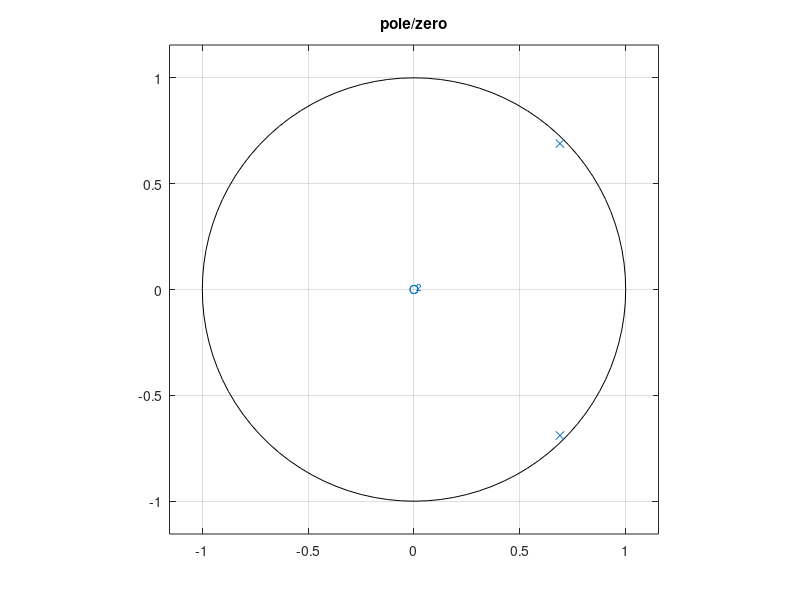
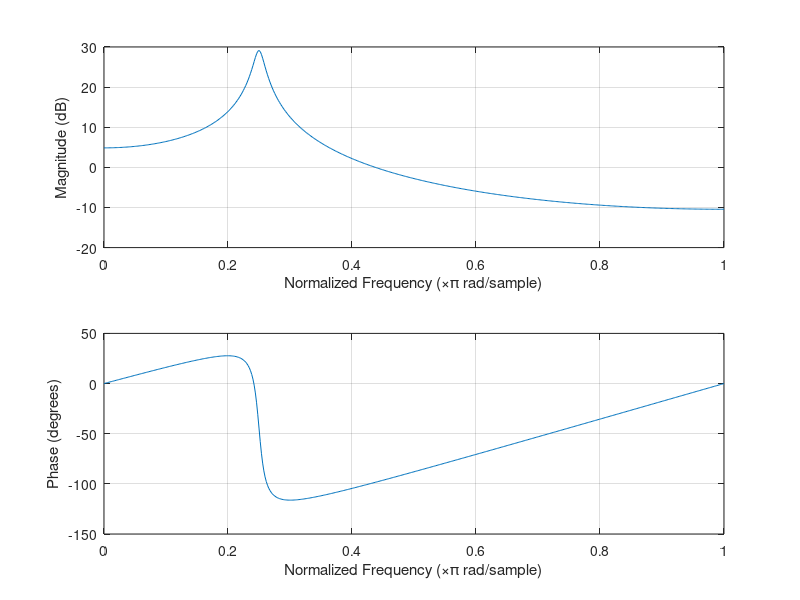
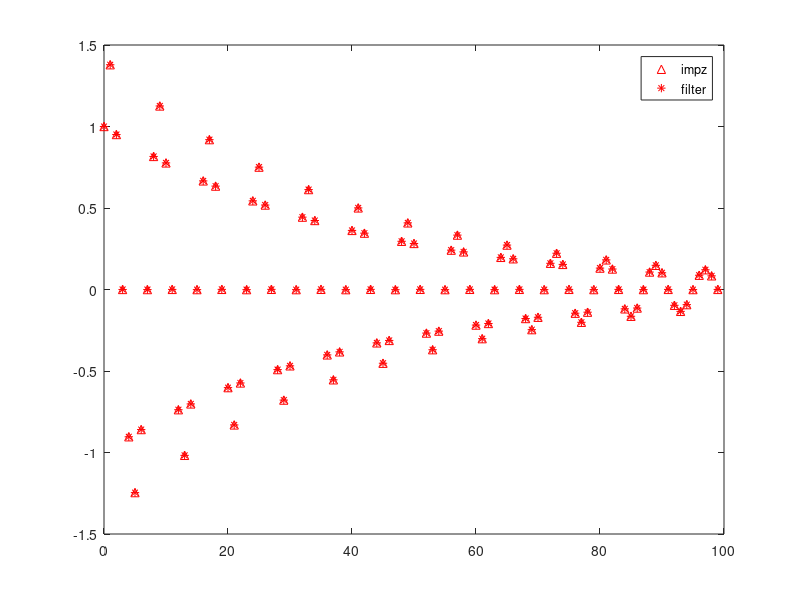

MATLAB code for these plots, in order:
clear;clc;close all;
a1=1.3789;a2=-0.9506;
b=1;
n=0:99;
a=[1 -a1 -a2];
zplane(b,a);
title('pole/zero')
figure
freqz(b,a);
figure
impz(b,a,100);
h=filter(b,a,(n==0));
hold on;
plot(n,h,'r*');
legend('impz','filter');
